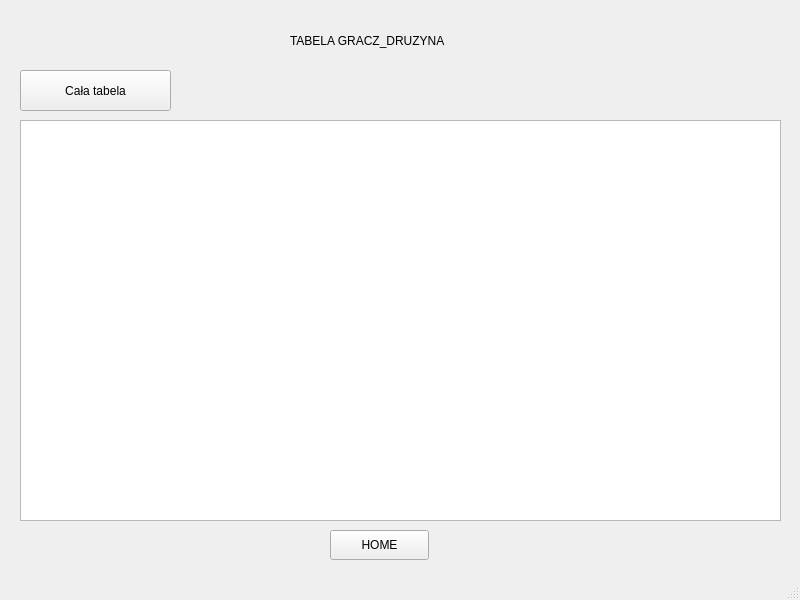
<?xml version="1.0" encoding="UTF-8"?>
<ui version="4.0">
 <class>MainWindow</class>
 <widget class="QMainWindow" name="MainWindow">
  <property name="geometry">
   <rect>
    <x>0</x>
    <y>0</y>
    <width>800</width>
    <height>600</height>
   </rect>
  </property>
  <property name="windowTitle">
   <string>MainWindow</string>
  </property>
  <widget class="QWidget" name="centralwidget">
   <widget class="QLabel" name="label">
    <property name="geometry">
     <rect>
      <x>290</x>
      <y>30</y>
      <width>281</width>
      <height>21</height>
     </rect>
    </property>
    <property name="text">
     <string>TABELA GRACZ_DRUZYNA</string>
    </property>
   </widget>
   <widget class="QPushButton" name="pushButton_2">
    <property name="geometry">
     <rect>
      <x>330</x>
      <y>530</y>
      <width>99</width>
      <height>30</height>
     </rect>
    </property>
    <property name="text">
     <string>HOME</string>
    </property>
   </widget>
   <widget class="QTextBrowser" name="textBrowser">
    <property name="geometry">
     <rect>
      <x>20</x>
      <y>120</y>
      <width>761</width>
      <height>401</height>
     </rect>
    </property>
   </widget>
   <widget class="QPushButton" name="pushButton">
    <property name="geometry">
     <rect>
      <x>20</x>
      <y>70</y>
      <width>151</width>
      <height>41</height>
     </rect>
    </property>
    <property name="text">
     <string>Cała tabela</string>
    </property>
   </widget>
  </widget>
  <widget class="QMenuBar" name="menubar">
   <property name="geometry">
    <rect>
     <x>0</x>
     <y>0</y>
     <width>800</width>
     <height>22</height>
    </rect>
   </property>
  </widget>
  <widget class="QStatusBar" name="statusbar"/>
 </widget>
 <resources/>
 <connections/>
</ui>
